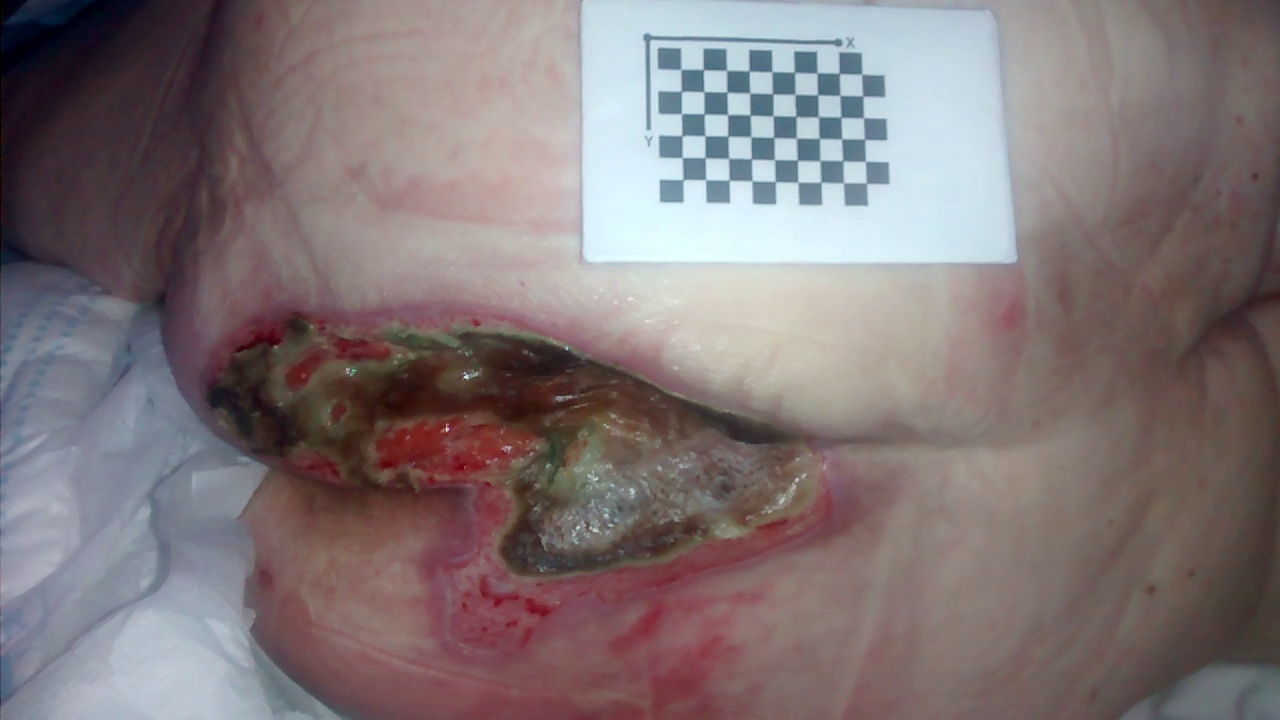
#> input picture temp_frame1.jpg, 1280 x 720 px
$ python -i motor_analisis.py   (imports and definitions only)
#> lines starting #> are read from the running program, lines starting #| are printed output that depends on the picture
import cv2
import numpy as np
from sklearn.cluster import KMeans
from skimage.filters import threshold_otsu

class AnalizadorTejidos:
    def __init__(self, n_colores=3):
        """
        Inicializa el motor de segmentación y análisis de tejidos.
        :param n_colores: Número de clústeres para K-means (por defecto 3: Necrosis, Esfacelo, Granulación).
        """
        self.n_colores = n_colores

    # [31 lines left out: function segmentar_kmeans, not called in this run]

    def ordenar_tejidos(self, imagenes_segmentadas):
        """
        Clasifica automáticamente los segmentos en Necrótico, Granulación y Esfacelo.
        Equivalente mejorado de f_ordenar_kmeans_corto.m utilizando el umbral de Otsu.
        """
        seg0, seg1, seg2 = imagenes_segmentadas

        # Calcular el umbral de Otsu para cada segmento (equivalente a multithresh de MATLAB)
        # Convertimos a escala de grises para obtener la intensidad del umbral
        t0 = threshold_otsu(cv2.cvtColor(seg0, cv2.COLOR_BGR2GRAY)) if np.any(seg0) else 0
        t1 = threshold_otsu(cv2.cvtColor(seg1, cv2.COLOR_BGR2GRAY)) if np.any(seg1) else 0
        t2 = threshold_otsu(cv2.cvtColor(seg2, cv2.COLOR_BGR2GRAY)) if np.any(seg2) else 0

        # Estructurar los datos para ordenarlos por su nivel de umbral
        estructuras = [
            {'segmentacion': seg0, 'umbral': t0},
            {'segmentacion': seg1, 'umbral': t1},
            {'segmentacion': seg2, 'umbral': t2}
        ]

        # Ordenar de menor a mayor umbral
        estructuras_ordenadas = sorted(estructuras, key=lambda x: x['umbral'])

        # Clasificación clínica basada en el orden analítico de tus umbrales originales:
        # El tejido con menor umbral (más oscuro) se asigna a necrosis
        tejido_necrotico = estructuras_ordenadas[0]['segmentacion']
        tejido_granulacion = estructuras_ordenadas[1]['segmentacion']
        tejido_esfacelo = estructuras_ordenadas[2]['segmentacion']

        return tejido_necrotico, tejido_granulacion, tejido_esfacelo

    # [80 lines left out: functions aplicar_mascara_poligono, calcular_areas_y_porcentajes, not called in this run]

>>> import cv2
>>> picture = cv2.imread('temp_frame1.jpg', cv2.IMREAD_GRAYSCALE)
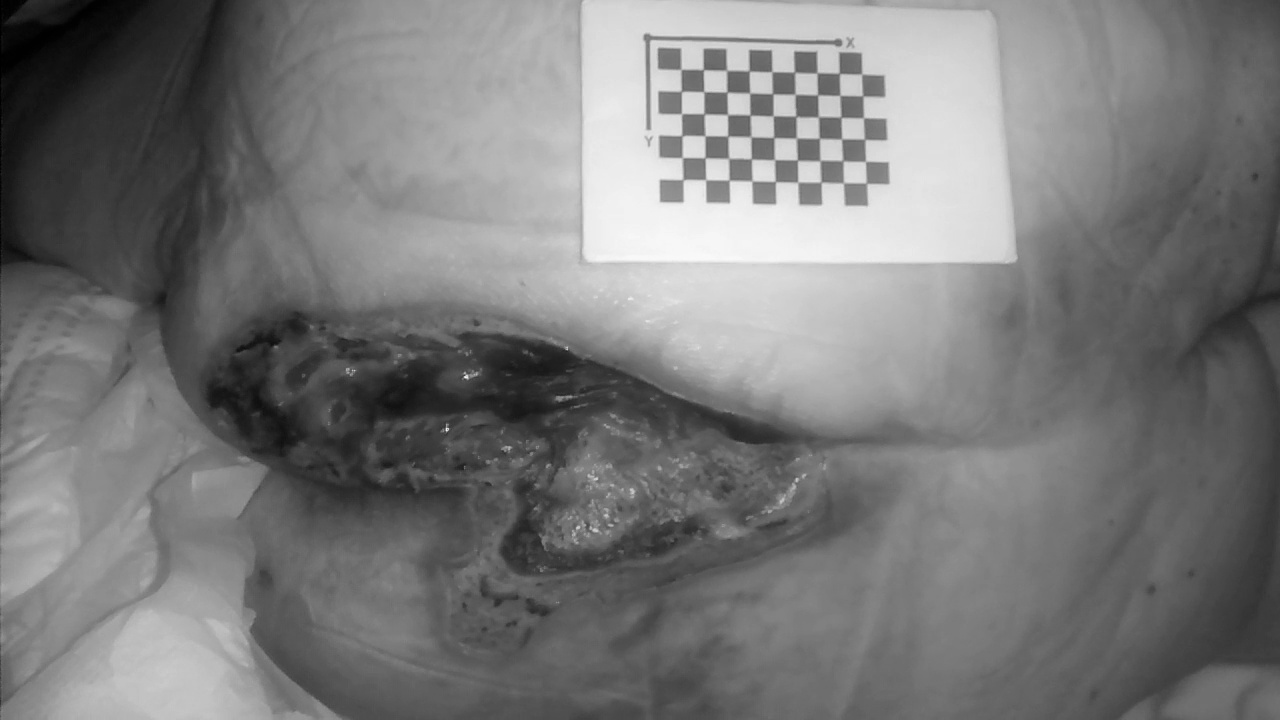
#> picture: shape (720, 1280); min 0, max 250, mean 121.1
>>> result = AnalizadorTejidos().ordenar_tejidos(picture)
#> (the run stopped early here; a loop or call above may not have finished)
